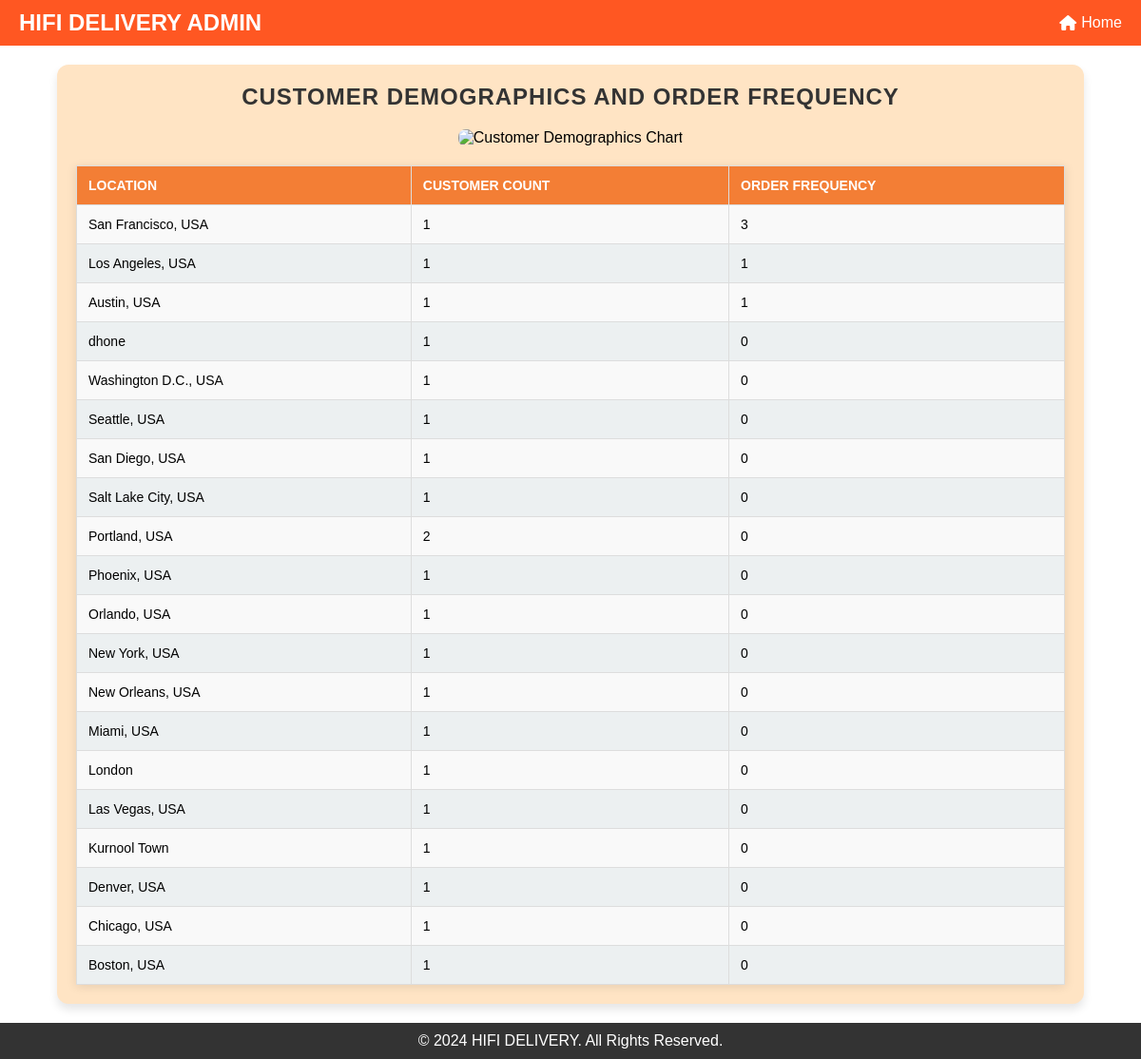
Page /customer_demographics on the committed database.
### tables this page shows
CREATE TABLE "users" (
	"id"	INTEGER,
	"username"	TEXT NOT NULL UNIQUE,
	"email"	TEXT NOT NULL UNIQUE,
	"password"	TEXT NOT NULL,
	"role"	TEXT NOT NULL,
	"location"	TEXT,
	"contact"	TEXT,
	"approved"	INTEGER NOT NULL DEFAULT 0,
	PRIMARY KEY("id" AUTOINCREMENT)
);

### mergedapp.py (the view)
@app.route('/customer_demographics', methods=['GET'])
def customer_demographics():
    try:
        with get_db_connection() as conn:
            cursor = conn.cursor()
            cursor.execute('''
                SELECT
                    location,
                    COUNT(DISTINCT id) AS customer_count,
                    COUNT(o.orderId) AS order_frequency
                FROM users u
                LEFT JOIN Orders1 o ON u.username = o.customerName
                WHERE u.role = 'customer'
                GROUP BY location
                ORDER BY order_frequency DESC
            ''')
            demographics_data = [
                {"location": row["location"], "customer_count": row["customer_count"], "order_frequency": row["order_frequency"]}
                for row in cursor.fetchall()
            ]
        locations = [row['location'] for row in demographics_data]
        customer_counts = [row['customer_count'] for row in demographics_data]
        order_frequencies = [row['order_frequency'] for row in demographics_data]
        fig, ax = plt.subplots(figsize=(10, 6))
        bar_width = 0.4
        index = range(len(locations))
        ax.bar(index, customer_counts, bar_width, label='Customer Count', color='skyblue')
        ax.bar([i + bar_width for i in index], order_frequencies, bar_width, label='Order Frequency', color='orange')
        ax.set_xlabel('Locations', fontsize=12)
        ax.set_ylabel('Count', fontsize=12)
        ax.set_title('Customer Demographics and Order Frequency by Location', fontsize=14)
        ax.set_xticks([i + bar_width / 2 for i in index])
        ax.set_xticklabels(locations, rotation=45, ha='right', fontsize=10)
        ax.legend()
        chart_filename = f"customer_demographics_chart_{datetime.now().strftime('%Y%m%d%H%M%S')}.png"
        chart_path = os.path.join(app.config['IMAGE_FOLDER'], chart_filename)
        plt.tight_layout()
        plt.savefig(chart_path)
        plt.close()
    except sqlite3.Error as e:
        flash(f"Database error: {e}", "danger")
        demographics_data = []
        chart_filename = None
    return render_template('customerdemographics.html', demographics_data=demographics_data, chart_filename=chart_filename)

### mergedapp.py (called while the page is built)
def get_db_connection():
    conn = sqlite3.connect(DATABASE)  # Timeout to avoid lock
    conn.row_factory = sqlite3.Row
    return conn

### templates/customerdemographics.html (shortened to what this page needs)
<!DOCTYPE html>
<html lang="en">
<head>
    <link href="https://cdnjs.cloudflare.com/ajax/libs/font-awesome/6.5.0/css/all.min.css" rel="stylesheet">
</head>
<body>
    <header>
        <div class="logo">HIFI DELIVERY ADMIN</div>
        <nav>
            <ul>
                <li><a href="{{ url_for('admin') }}"><i class="fa-solid fa-house"></i> Home</a></li>
            </ul>
        </nav>
    </header>
    <main>
        <section class="table-container">
            <h1>Customer Demographics and Order Frequency</h1>
            {% if chart_filename %}
            <div style="text-align: center; margin-bottom: 20px;">
                <img src="{{ url_for('static', filename='images/' + chart_filename) }}" alt="Customer Demographics Chart" style="max-width: 100%; height: auto; border-radius: 8px;">
            </div>
            {% endif %}
            <table>
                <thead>
                    <tr>
                        <th>Location</th>
                        <th>Customer Count</th>
                        <th>Order Frequency</th>
                    </tr>
                </thead>
                <tbody>
                    {% for row in demographics_data %}
                    <tr>
                        <td>{{ row['location'] }}</td>
                        <td>{{ row['customer_count'] }}</td>
                        <td>{{ row['order_frequency'] }}</td>
                    </tr>
                    {% endfor %}
                </tbody>
            </table>
        </section>
    </main>
    <footer>
        <p>&copy; 2024 HIFI DELIVERY. All Rights Reserved.</p>
    </footer>
</body>
</html>

### templates/customerdemographics.html (style rules this page uses)
* { margin: 0; padding: 0; box-sizing: border-box; font-family: Arial, sans-serif; }
body { display: flex; flex-direction: column; min-height: 100vh; margin: 0; }
main { flex: 1; }
footer { background-color: #333; color: white; text-align: center; padding: 10px 0; }
header { background: #ff5722; color: white; padding: 10px 20px; display: flex; justify-content: space-between; align-items: center; flex-wrap: wrap; }
header .logo { font-size: 1.5rem; font-weight: bold; }
header nav ul { list-style: none; display: flex; gap: 15px; flex-wrap: wrap; }
header nav ul li a { color: white; text-decoration: none; display: flex; align-items: center; }
header nav ul li a i { margin-right: 5px; }
.table-container { background-color: #ffe4c4; padding: 20px; border-radius: 12px; box-shadow: 0 6px 10px rgba(0, 0, 0, 0.1); margin: 20px auto; width: 90%; max-width: 1100px; }
h1 { font-family: 'Arial', sans-serif; font-size: 24px; font-weight: bold; color: #333; text-align: center; text-transform: uppercase; letter-spacing: 1px; margin-bottom: 20px; }
table { width: 100%; border-collapse: collapse; background-color: #fff; box-shadow: 0 2px 10px rgba(0, 0, 0, 0.1); }
th, td { border: 1px solid #ddd; padding: 12px; text-align: left; font-size: 14px; }
th { background-color: rgb(243, 126, 53); color: #fff; text-transform: uppercase; }
td { background-color: #f9f9f9; }
tr:nth-child(even) td { background-color: #ecf0f1; }

### rows in the picture
users: location "San Francisco, USA", customer_count "1", order_frequency "3"
users: location "Los Angeles, USA", customer_count "1", order_frequency "1"
users: location "Austin, USA", customer_count "1", order_frequency "1"
users: location "dhone", customer_count "1", order_frequency "0"
users: location "Washington D.C., USA", customer_count "1", order_frequency "0"
users: location "Seattle, USA", customer_count "1", order_frequency "0"
users: location "San Diego, USA", customer_count "1", order_frequency "0"
users: location "Salt Lake City, USA", customer_count "1", order_frequency "0"
users: location "Phoenix, USA", customer_count "1", order_frequency "0"
users: location "Orlando, USA", customer_count "1", order_frequency "0"
users: location "New York, USA", customer_count "1", order_frequency "0"
users: location "New Orleans, USA", customer_count "1", order_frequency "0"
users: location "Miami, USA", customer_count "1", order_frequency "0"
users: location "London", customer_count "1", order_frequency "0"
users: location "Las Vegas, USA", customer_count "1", order_frequency "0"
users: location "Kurnool Town", customer_count "1", order_frequency "0"
users: location "Denver, USA", customer_count "1", order_frequency "0"
users: location "Chicago, USA", customer_count "1", order_frequency "0"
users: location "Boston, USA", customer_count "1", order_frequency "0"

### other values in the picture
{{ row['location'] }} "Portland, USA"
{{ row['customer_count'] }} "2"
{{ row['order_frequency'] }} "0"
